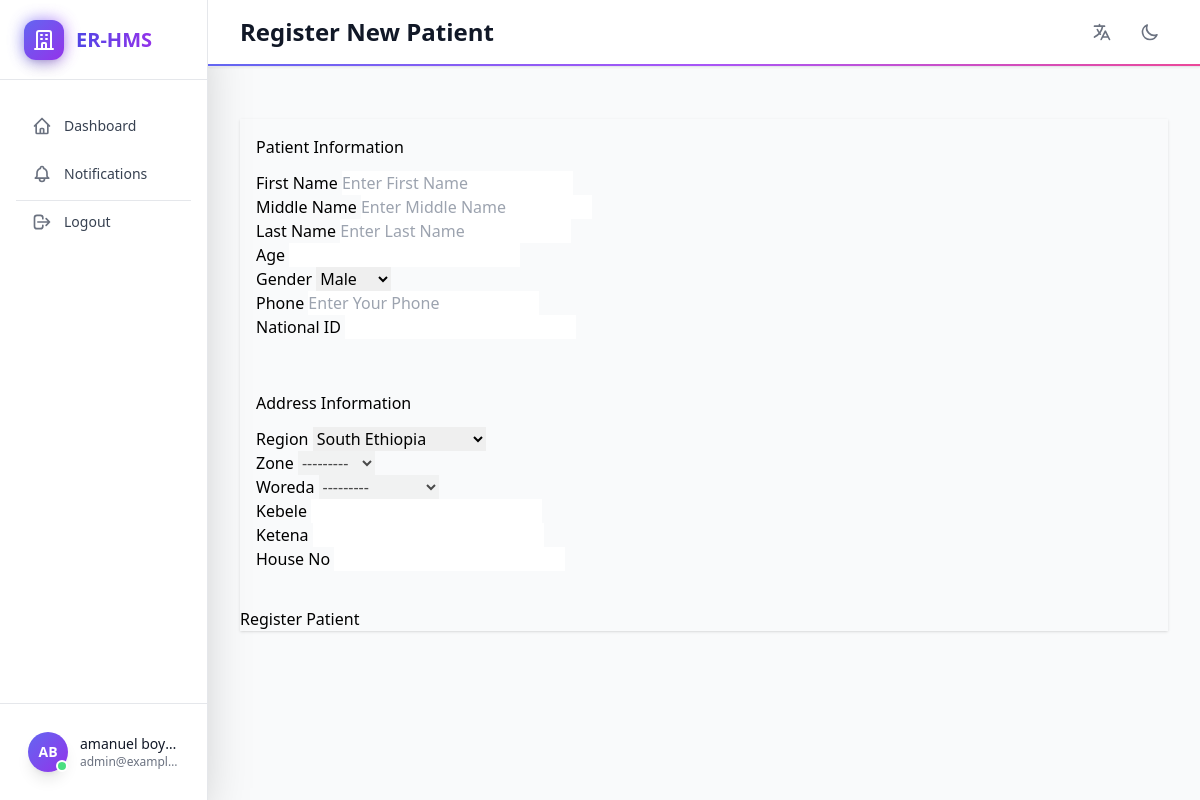
Screenshot of /registrar/patient/add/ (signed in) with the database file from the repository.
### accounts/models.py (models this page shows, shortened)
class Staff(AbstractUser):
    phone_number = models.CharField(max_length=15)
    ROLE_CHOICES = [
        ('doctor', 'Doctor'),
        ('nurse', 'Nurse'),
        ('receptionist', 'Receptionist'),
        ('lab_technician', 'Lab Technician'),
        ('pharmacist', 'Pharmacist'),
        ('admin', 'Administrator'),
        ('finance', 'Finance'),
        ('cashier', 'Cashier'),
    ]
    DEPARTMENT_CHOICES = [
        ('registrar', 'Registrar'),
        ('er', 'Emergency Room'),
        ('opd', 'Outpatient Department'),
        ('ipd', 'Inpatient Department'),
        ('mch', 'Mother and Child Department'),
        ('lab', 'Laboratory'),
        ('pharmacy', 'Pharmacy'),
        ('admin', 'Administration'),
        ('finance', 'Finance'),
    ]
    role = models.CharField(max_length=20, choices=ROLE_CHOICES)
    department = models.CharField(max_length=20, choices=DEPARTMENT_CHOICES)
    middle_name = models.CharField(max_length=20)

### registrar/views.py (the view)
# urls.py: path('patient/add/', views.add_patient, name='add_patient'),
@login_required
def add_patient(request):
    if request.method == 'POST':
        patient_form = PatientForm(request.POST)
        address_form = AddressForm(request.POST)
        if patient_form.is_valid() and address_form.is_valid():
            address = address_form.save()
            patient = patient_form.save(commit=False)
            patient.address = address
            patient.save()
            messages.success(request, "Patient registered successfully, pending for checkin!")
            return redirect('view_patient', pk=patient.id)
    else:
        patient_form = PatientForm()
        address_form = AddressForm()
    return render(request, 'patient_form.html', {
        'patient_form': patient_form,
        'address_form': address_form
    })

### registrar/templates/patient_form.html (shortened to what this page needs)
{% extends "receptionist.html" %}
{% block page_title %}{% if patient %}Edit Patient{% else %}Register New Patient{% endif %}{% endblock %}
{% block dashboard_content %}
    <div class="card shadow mt-5">
        <form method="POST">
            <div class="bg-light p-4 rounded mb-5">
                <h3 class="h4 mb-3">Patient Information</h3>
                <div class="row g-3">
                    <div class="col-md-4">
                        <div class="form-group">
                            <label class="form-label">First Name</label>
                                {{ patient_form.first_name }}
                        </div>
                    </div>
                    <div class="col-md-4">
                        <div class="form-group">
                            <label class="form-label">Middle Name</label>
                            {{ patient_form.middle_name }}
                        </div>
                    </div>
                    <div class="col-md-4">
                        <div class="form-group">
                            <label class="form-label">Last Name</label>
                            {{ patient_form.last_name }}
                        </div>
                    </div>
                    <div class="col-md-4">
                        <div class="form-group">
                            <label class="form-label">Age</label>
                            {{ patient_form.age }}
                        </div>
                    </div>
                    <div class="col-md-4">
                        <div class="form-group">
                            <label class="form-label">Gender</label>
                            {{ patient_form.gender }}
                        </div>
                    </div>
                    <div class="col-md-4">
                        <div class="form-group">
                            <label class="form-label">Phone</label>
                            {{ patient_form.phone }}
                            </div>
                        </div>
                    <div class="col-md-4">
                        <div class="form-group">
                            <label class="form-label">National ID</label>
                            {{ patient_form.national_id }}
                        </div>
                    </div>
                </div>
            </div>
            <div class="bg-light p-4 rounded mb-5">
                <h3 class="h4 mb-3">Address Information</h3>
                <div class="row g-3">
                    <div class="col-md-4">
                        <div class="form-group">
                            <label class="form-label">Region</label>
                            {{ address_form.region }}
                        </div>
                    </div>
                    <div class="col-md-4">
                        <div class="form-group">
                            <label class="form-label">Zone</label>
                            {{ address_form.zone }}
                        </div>
                    </div>
                    <div class="col-md-4">
                        <div class="form-group">
                            <label class="form-label">Woreda</label>
                            {{ address_form.woreda }}
                        </div>
                    </div>
                    <div class="col-md-4">
                        <div class="form-group">
                            <label class="form-label">Kebele</label>
                            {{ address_form.kebele }}
                        </div>
                    </div>
                    <div class="col-md-4">
                        <div class="form-group">
                            <label class="form-label">Ketena</label>
                            {{ address_form.ketena }}
                        </div>
                    </div>
                    <div class="col-md-4">
                        <div class="form-group">
                            <label class="form-label">House No</label>
                            {{ address_form.house_no }}
                        </div>
                    </div>
                </div>
            </div>
            <div class="d-grid">
                <button type="submit" class="btn btn-primary btn-lg">
                    {% if patient %}Update Patient{% else %}Register Patient{% endif %}
                </button>
            </div>
        </form>
    </div>
{% endblock %}

### accounts/templates/dashboard_base.html (shortened to what this page needs)
{% extends "generic_base.html" %}
{% load i18n %}
{% block content %}
<div class="min-h-screen">
    <div class="flex h-screen overflow-hidden">
        <aside class="hidden md:flex md:flex-shrink-0 sidebar-transition">
            <div class="flex flex-col w-52 bg-white dark:bg-gray-800 shadow-2xl dark:shadow-gray-900/30 border-r border-gray-200 dark:border-gray-700">
                <div class="flex items-center justify-between h-20 px-6 border-b border-gray-200 dark:border-gray-700">
                    <div class="flex items-center space-x-3 group cursor-pointer">
                        <div class="relative">
                            <div class="absolute inset-0 bg-gradient-to-r from-indigo-500 to-purple-500 rounded-xl blur opacity-75 group-hover:opacity-100 transition-opacity duration-300"></div>
                            <div class="relative w-10 h-10 bg-gradient-to-br from-indigo-500 to-purple-600 rounded-xl flex items-center justify-center shadow-lg transform transition-all duration-300 group-hover:scale-110">
                                <svg class="w-6 h-6 text-white" fill="none" stroke="currentColor" viewBox="0 0 24 24">
                                    <path stroke-linecap="round" stroke-linejoin="round" stroke-width="2" d="M19 21V5a2 2 0 00-2-2H7a2 2 0 00-2 2v16m14 0h2m-2 0h-5m-9 0H3m2 0h5M9 7h1m-1 4h1m4-4h1m-1 4h1m-5 10v-5a1 1 0 011-1h2a1 1 0 011 1v5m-4 0h4"></path>
                                </svg>
                            </div>
                        </div>
                        <span class="text-xl font-bold bg-gradient-to-r from-indigo-600 to-purple-600 dark:from-indigo-400 dark:to-purple-400 bg-clip-text text-transparent">
                        </span>
                    </div>
                </div>
                <div class="flex-1 flex flex-col overflow-y-auto">
                    <nav class="flex-1 px-4 py-6 space-y-1">
                        <a href="{% url 'dashboard' %}"
                           class="sidebar-link group flex items-center px-4 py-3 text-sm font-medium rounded-xl transition-all duration-300 hover:bg-gray-100 dark:hover:bg-gray-700 hover:translate-x-1">
                            <span class="text-gray-700 dark:text-gray-200 group-hover:text-indigo-600 dark:group-hover:text-indigo-400">{% trans "Dashboard" %}</span>
                        </a>
                        <a href="{% url 'notifications' %}"
                           class="sidebar-link group flex items-center px-4 py-3 text-sm font-medium rounded-xl transition-all duration-300 hover:bg-gray-100 dark:hover:bg-gray-700 hover:translate-x-1 relative">
                            <span class="text-gray-700 dark:text-gray-200 group-hover:text-indigo-600 dark:group-hover:text-indigo-400">{% trans "Notifications" %}</span>
                        </a>
                        <div class="relative my-6">
                            <div class="absolute inset-0 flex items-center">
                                <div class="w-full border-t border-gray-200 dark:border-gray-700"></div>
                            </div>
                        </div>
                        <a href="{% url 'logout' %}"
                           class="sidebar-link group flex items-center px-4 py-3 text-sm font-medium rounded-xl transition-all duration-300 hover:bg-red-50 dark:hover:bg-red-900/20 hover:translate-x-1">
                            <span class="text-gray-700 dark:text-gray-200 group-hover:text-red-600 dark:group-hover:text-red-400">{% trans "Logout" %}</span>
                        </a>
                    </nav>
                </div>
                <div class="flex-shrink-0 p-4 border-t border-gray-200 dark:border-gray-700">
                    <div class="group relative">
                        <div class="relative flex items-center space-x-3 p-3 rounded-xl cursor-pointer hover:bg-gray-50 dark:hover:bg-gray-700 transition-all duration-300">
                            <div class="relative">
                                <div class="w-10 h-10 bg-gradient-to-br from-indigo-500 to-purple-600 rounded-full flex items-center justify-center shadow-lg">
                                    <span class="text-white text-sm font-bold">{{ user.first_name|first|upper }}{{ user.last_name|first|upper }}</span>
                                </div>
                                <div class="absolute bottom-0 right-0 w-3 h-3 bg-green-400 rounded-full border-2 border-white dark:border-gray-800 animate-pulse"></div>
                            </div>
                            <div class="flex-1 min-w-0">
                                <p class="text-sm font-medium text-gray-900 dark:text-white truncate">{{ user.get_full_name }}</p>
                                <p class="text-xs text-gray-500 dark:text-gray-400 truncate">{{ user.email }}</p>
                            </div>
                        </div>
                    </div>
                </div>
            </div>
        </aside>
        <div class="flex-1 flex flex-col overflow-hidden">
            <header class="bg-white dark:bg-gray-800 shadow-sm border-b border-gray-200 dark:border-gray-700 sticky top-0 z-30">
                <div class="px-4 sm:px-6 lg:px-8">
                    <div class="flex justify-between items-center h-16">
                        <div class="flex-1 flex items-center justify-center md:justify-start">
                            <h1 class="text-xl md:text-2xl font-bold text-gray-900 dark:text-white">
                                {% block page_title %}Dashboard{% endblock %}
                            </h1>
                        </div>
                        <div class="flex items-center space-x-3">
                            <div class="relative">
                                <button id="language-button" class="p-2 rounded-lg text-gray-500 hover:text-gray-700 dark:text-gray-400 dark:hover:text-gray-200 hover:bg-gray-100 dark:hover:bg-gray-700 transition-all duration-300">
                                    <svg class="h-5 w-5" fill="none" stroke="currentColor" viewBox="0 0 24 24">
                                        <path stroke-linecap="round" stroke-linejoin="round" stroke-width="2" d="M3 5h12M9 3v2m1.048 9.5A18.022 18.022 0 016.412 9m6.088 9h7M11 21l5-10 5 10M12.751 5C11.783 10.77 8.07 15.61 3 18.129"></path>
                                    </svg>
                                </button>
                                    {% get_current_language as LANGUAGE_CODE %}
                                    {% get_available_languages as LANGUAGES %}
                                    {% get_language_info_list for LANGUAGES as languages %}
                            </div>
                            <div class="relative">
                                <button id="theme-button" class="p-2 rounded-lg text-gray-500 hover:text-gray-700 dark:text-gray-400 dark:hover:text-gray-200 hover:bg-gray-100 dark:hover:bg-gray-700 transition-all duration-300">
                                    <svg id="theme-icon-dark" class="h-5 w-5 block dark:hidden" fill="none" stroke="currentColor" viewBox="0 0 24 24">
                                        <path stroke-linecap="round" stroke-linejoin="round" stroke-width="2" d="M20.354 15.354A9 9 0 018.646 3.646 9.003 9.003 0 0012 21a9.003 9.003 0 008.354-5.646z"></path>
                                    </svg>
                                </button>
                            </div>
                        </div>
                    </div>
                </div>
                <div class="h-0.5 bg-gradient-to-r from-indigo-500 via-purple-500 to-pink-500 transform scale-x-0 animate-expand-width origin-left"></div>
            </header>
            <main class="flex-1 overflow-y-auto">
                <div class="px-4 sm:px-6 lg:px-8 py-8">
                    {% block dashboard_content %}{% endblock %}
                </div>
            </main>
        </div>
    </div>
</div>
{% endblock %}

### rows the page displays
Staff: first_name|first "A", last_name|first "B", get_full_name "amanuel boy…", email "admin@exampl…"
